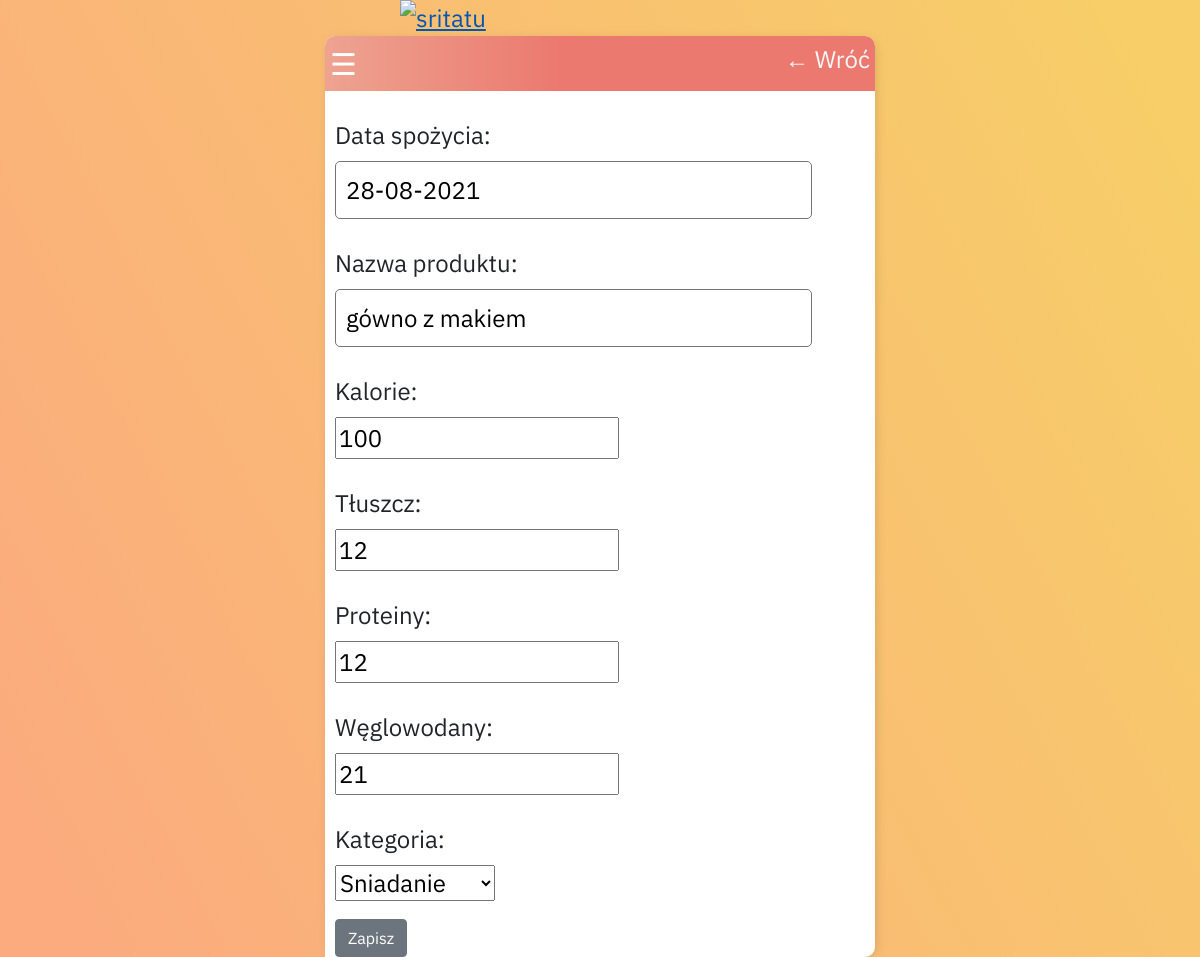
Page /produkty-edit/37/ (signed in) on the earlier database version.
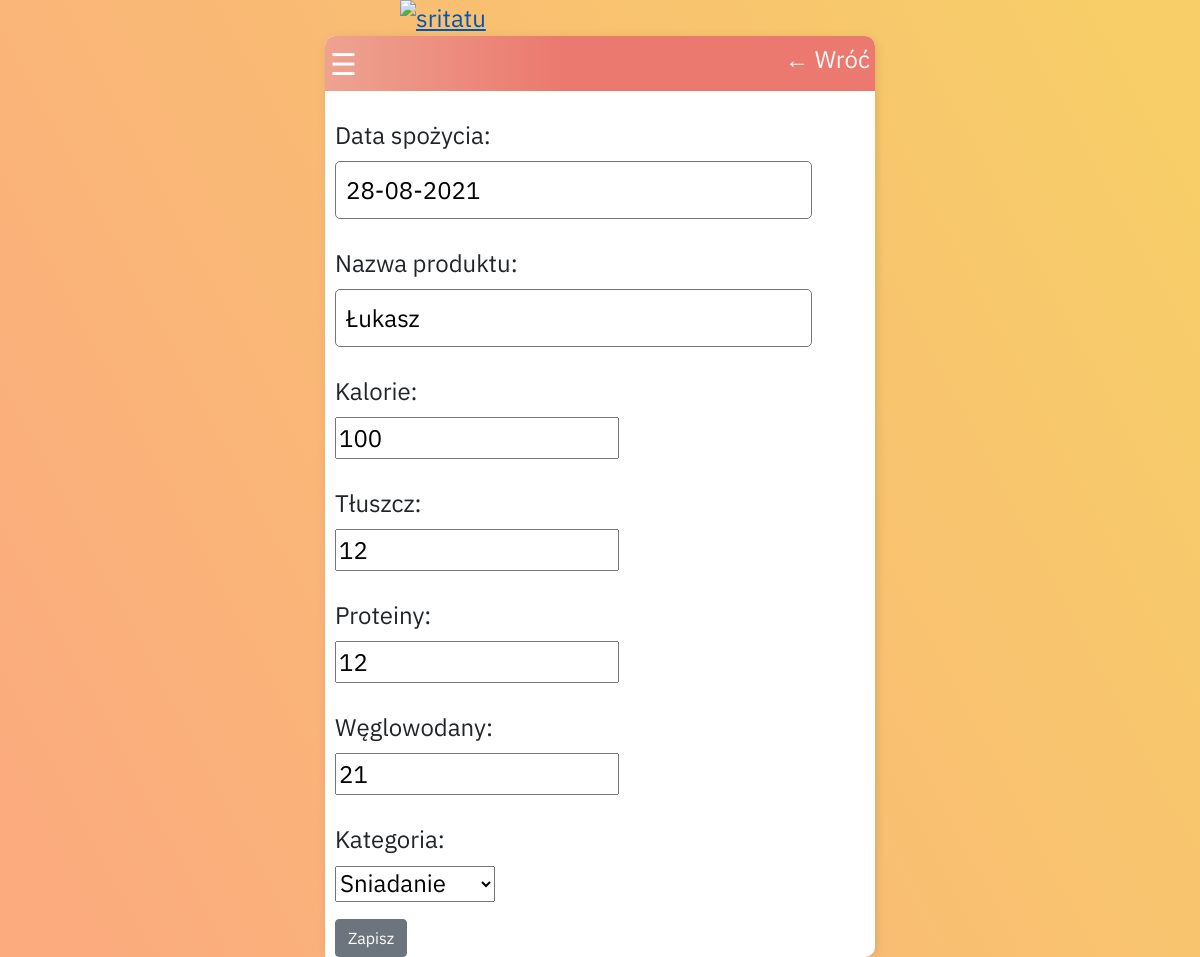
Same page on the later database version.
### base/models.py (models this page shows, shortened)
class Jedzenie(models.Model):
    Sniadanie = 'S'
    Sniadanie_II = 'S_II'
    Lunch = 'L'
    Obiad = 'O'
    Przekąska = 'P'
    Kolacja = 'K'
    Trening = 'T'
    Woda = 'W '
    CATEGORIES = [
        (Sniadanie, 'Sniadanie'),
        (Sniadanie_II, 'Sniadanie_II'),
        (Lunch, 'Lunch'),
        (Obiad, 'Obiad'),
        (Przekąska, 'Przekąska'),
        (Kolacja, 'Kolacja'),
        (Trening, 'Trening'),
        (Woda, 'Woda'),
    ]
    category = models.CharField(choices=CATEGORIES, max_length=4, verbose_name = "Kategoria")
    date = models.DateTimeField(auto_now_add=False,default=datetime.datetime.now())
    name = models.CharField(max_length=100, null=True, verbose_name = "Nazwa produktu")
    total_calories = models.IntegerField(verbose_name = "Kalorie")
    fat = models.IntegerField(verbose_name = "Tłuszcz")
    protein = models.IntegerField(verbose_name = "Proteiny")
    carbs = models.IntegerField(verbose_name = "Węglowodany")
    date_eaten = models.DateField(default=timezone.now,verbose_name = "Data spożycia")
    author = models.ForeignKey(User,on_delete=models.CASCADE)

### base/views.py (the view)
# urls.py: path('produkty-edit/<int:pk>/', Edytujca_produktow.as_view(), name='produkty-edit'),
class Edytujca_produktow(LoginRequiredMixin, UserPassesTestMixin, UpdateView):
    model = Jedzenie
    template_name = 'base/produkty-edit.html'
    fields = ['date_eaten', 'name', 'total_calories', 'fat', 'protein', 'carbs', 'category']
    success_url = reverse_lazy('produkty_list')
    def test_func(self):
        post = self.get_object()
        if self.request.user == post.author:
            return True
        return False

### base/templates/base/produkty-edit.html (shortened to what this page needs)
{% extends 'base/main.html' %}
{% block content %}
<div class="container">
    <div class="header-bar">
            <span style="font-size:30px;cursor:pointer;" onclick="openNav()">&#9776;</span>
            <a href="{% url 'produkty_list' %}">&#8592; Wróć</a>
        </div>
    <form class="Form_class" method="POST" enctype="multipart/form-data" >
        {{ form.as_p }}
        <button class="btn btn-secondary" > Zapisz </button>
    </form>
</div>
{% endblock content %}

Differences in the rows shown:
changed Jedzenie "Sniadanie": name "gówno z makiem" → "Łukasz"
